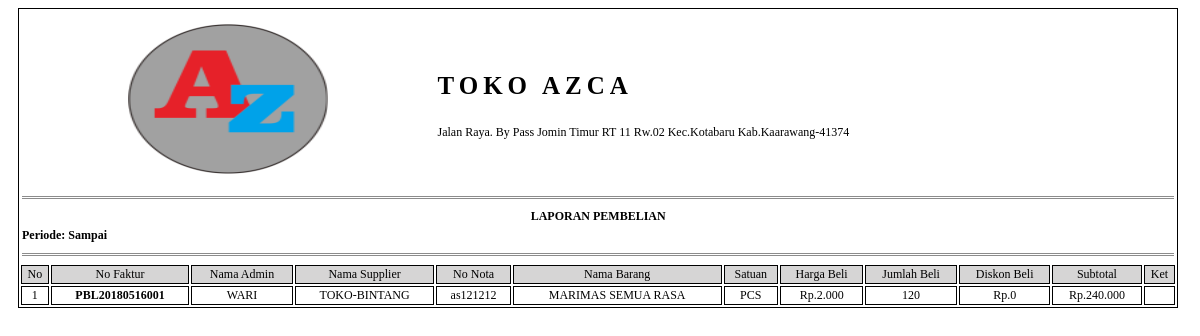
Screenshot of /pro_lap_pembelian.php?lap_pbl_fak=PBL20180516001 with the database file from the repository.
### tables this page shows
CREATE TABLE `pembelian` (
  `pbl_id` varchar(20) NOT NULL,
  `adm_id` int(11) DEFAULT NULL,
  `spl_id` int(11) DEFAULT NULL,
  `pbl_nota` varchar(15) DEFAULT NULL,
  `pbl_tanggal` date DEFAULT NULL,
  `pbl_total` double DEFAULT NULL,
  `pbl_ket` varchar(25) DEFAULT NULL
);

CREATE TABLE `supplier` (
  `spl_id` int(11) NOT NULL,
  `spl_nama` varchar(30) DEFAULT NULL,
  `spl_alamat` varchar(60) DEFAULT NULL,
  `spl_telp` varchar(13) DEFAULT NULL
);

CREATE TABLE `barang` (
  `brg_id` int(11) NOT NULL,
  `ktg_id` int(11) DEFAULT NULL,
  `stn_id` int(11) DEFAULT NULL,
  `brg_nama` varchar(60) DEFAULT NULL,
  `brg_harga_bl` double DEFAULT NULL,
  `brg_harga_jual` double DEFAULT NULL,
  `brg_stok` int(11) DEFAULT NULL,
  `brg_ket` varchar(250) DEFAULT NULL
);

CREATE TABLE `satuan` (
  `stn_id` int(11) NOT NULL,
  `stn_nama` varchar(30) DEFAULT NULL
);

### pro_lap_pembelian.php (the view, shortened to what this page needs)
<!DOCTYPE html PUBLIC "-//W3C//DTD XHTML 1.0 Strict//EN" "http://www.w3.org/TR/xhtml1/DTD/xhtml1-strict.dtd">
<html xmlns="http://www.w3.org/1999/xhtml" xml:lang="en">
<head>
	<link rel="stylesheet" href="assets/css/lap_style.css" />
</head>
<body>
	<?php
		@$lap_pbl_fak=$_GET['lap_pbl_fak'];
		@$lap_tgl_awal_beli=$_GET['lap_tgl_awal_beli'];
		@$lap_tgl_akhir_beli=$_GET['lap_tgl_akhir_beli'];
		if($lap_pbl_fak!=""){
			$query=mysql_query("SELECT pembelian.*,
								dt_pembelian.*,
								admin.adm_id,admin.adm_nama,
								supplier.spl_id,supplier.spl_nama,
								barang.brg_id,barang.brg_nama,barang.brg_harga_bl,
								satuan.*,
								(SELECT COUNT(dt_pembelian.pbl_id) FROM dt_pembelian WHERE pembelian.pbl_id=dt_pembelian.pbl_id) AS baris
								FROM dt_pembelian
								INNER JOIN  pembelian ON dt_pembelian.pbl_id=pembelian.pbl_id
								INNER JOIN admin ON admin.adm_id=pembelian.adm_id
								INNER JOIN supplier ON supplier.spl_id=pembelian.spl_id
								INNER JOIN barang ON barang.brg_id=dt_pembelian.brg_id
								INNER JOIN satuan ON satuan.stn_id=barang.stn_id
								WHERE dt_pembelian.pbl_id='$lap_pbl_fak'")or die(mysql_error());
		}
	 ?>
	 <table width="98%" style="margin-left: 10px;font-size: 12px" class="colom">
		<tr>
			<td colspan="4"><p class="center"><img src="img/logo.png" height="150px" width="200px" align="center" /></p></td>
			<td colspan="8"><h2><p class="padding" style="font-size: 25px !important;">TOKO AZCA</p></h2>
				<p>Jalan Raya. By Pass Jomin Timur RT 11 Rw.02 Kec.Kotabaru Kab.Kaarawang-41374</p>
			</td>
		</tr>
		<tr>
			<td colspan="12"> <hr class="garis" /></td>
		</tr>
		<tr>
			<td colspan="12" class="center"><b>LAPORAN PEMBELIAN</b></td>
		</tr>
		<tr>
			<td colspan="12"><b>Periode: <?php echo $lap_tgl_awal_beli.' Sampai '.$lap_tgl_akhir_beli; ?></b></td>
		</tr>
		<tr>
			<td colspan="12"> <hr class="garis" /></td>
		</tr>
	 	<tr>
	 		<td class="center colom warna">No </td>
	 		<td class="center colom warna">No Faktur</td>
	 		<td class="center colom warna">Nama Admin</td>
	 		<td class="center colom warna">Nama Supplier</td>
	 		<td class="center colom warna">No Nota</td>
	 		<td class="center colom warna">Nama Barang</td>
	 		<td class="center colom warna">Satuan</td>
	 		<td class="center colom warna">Harga Beli</td>
	 		<td class="center colom warna">Jumlah Beli</td>
	 		<td class="center colom warna">Diskon Beli</td>
	 		<td class="center colom warna">Subtotal</td>
	 		<td class="center colom warna">Ket</td>
	 	</tr>
	<?php
	 	$no=1;
	 	$jum=1;
	 	$jum2=1;
	 	if (mysql_num_rows($query)>0) {
	 		while($array=mysql_fetch_array($query)){
	 			echo "<tr>";
		 				if($jum<=1){
		 					echo"<td class='center colom' rowspan='".$array['baris']."'>".$no." </td>";
		 					echo"<td class='center colom' rowspan='".$array['baris']."'><b>".$array['pbl_id']."</b> </td>";
		 					echo"<td class='center colom' rowspan='".$array['baris']."'>".$array['adm_nama']." </td>";
		 					echo"<td class='center colom' rowspan='".$array['baris']."'>".$array['spl_nama']." </td>";
		 					echo"<td class='center colom' rowspan='".$array['baris']."'>".$array['pbl_nota']." </td>";
		 					$jum=$array['baris'];
		 					$no++;
		 				}else{
		 					$jum=$jum-1;
		 				}
		?>
		 					<td class='center colom'><?php echo $array['brg_nama']; ?></td>
		 					<td class='center colom'><?php echo $array['stn_nama']; ?></td>
		 					<td class='center colom'><?php echo "Rp.".number_format($array['brg_harga_bl'],0,',','.'); ?></td>
		 					<td class='center colom'><?php echo $array['dt_pbl_jumbel']; ?></td>
		 					<td class='center colom'><?php echo "Rp.".number_format($array['dt_pbl_diskon'],0,',','.') ; ?></td>
		<?php
		 				if($jum2<=1){
		 					echo"<td class='center colom' rowspan='".$array['baris']."'>"."Rp.".number_format($array['dt_pbl_subtot'],0,',','.') ." </td>";
		 					echo"<td class='center colom' rowspan='".$array['baris']."'>".$array['pbl_ket']." </td>";
		 					$jum2=$array['baris'];
		 				}else{
		 					$jum2=$jum2-1;
		 				}
	 			echo "</tr>";
	 		}
	 	}else{
	 		echo "<tr>";
	 		echo"<td class='center colom' colspan='12'> <b>Data Tidak Ditemukan</b></td>";
	 		echo "</tr>";
	 	}
		?>
	 </table>
</body>
</html>

### assets/css/lap_style.css (style rules this page uses)
.colom { border: 1px solid black; }
.center { text-align: center; }
.garis { border:0px; border-top: 3px double #8c8c8c; }
.warna { background-color:#D6D5D5; }
.padding { letter-spacing: 5px; }

### rows the page displays
pembelian: pbl_id "PBL20180516001", adm.adm_nama "WARI", spl.spl_nama "TOKO-BINTANG", pbl_nota "as121212", barang.brg_nama "MARIMAS SEMUA RASA", satuan.stn_nama "PCS", barang.brg_harga_bl "2.000", dt_pbl_jumbel "120", dt_pbl_diskon "0", dt_pbl_subtot "240.000"
